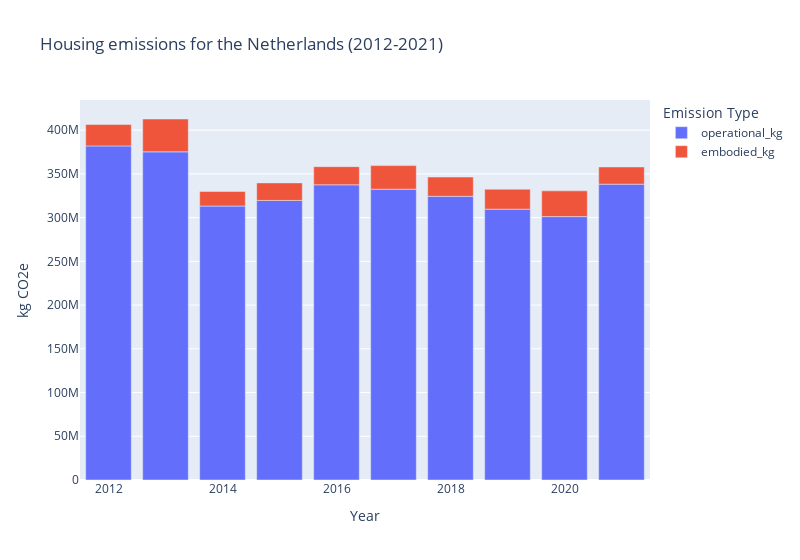

The cell this chart's notebook holds for it:
### Markdown cell above
### Yearly emissions - total, embodied, operational

### Code cell
query = ''' 
SELECT year, SUM(embodied_kg) AS embodied_kg, SUM(operational_kg) AS operational_kg, SUM(embodied_kg + operational_kg) AS total_kg
FROM emissions_all_wijk
GROUP BY year
'''
df = pd.read_sql_query(query, engine)

# px bar chart of embodied and operational emissions
fig = px.bar(df, x='year', y=['operational_kg', 'embodied_kg'], title='Housing emissions for the Netherlands (2012-2021)', 
             labels={'value':'kg CO2e', 'variable':'Emission Type', 'year':'Year'})
fig.update_layout(width=800)
fig.show()

### Figure 1 — Plotly figure (JSON) as saved in the notebook; plotly's stock layout.template omitted (floating-point values rounded to 4 significant figures)
{"data": [{"alignmentgroup": "True", "hovertemplate": "Emission Type=operational_kg<br>Year=%{x}<br>kg CO2e=%{y}<extra></extra>", "legendgroup": "operational_kg", "marker": {"color": "#636efa", "pattern": {"shape": ""}}, "name": "operational_kg", "offsetgroup": "operational_kg", "orientation": "v", "showlegend": true, "textposition": "auto", "type": "bar", "x": [2013, 2021, 2020, 2015, 2014, 2017, 2016, 2019, 2012, 2018], "xaxis": "x", "y": [375200000.0, 338300000.0, 301200000.0, 319664542, 313300000.0, 332523759, 337531671, 309700000.0, 382000000.0, 324400000.0], "yaxis": "y"}, {"alignmentgroup": "True", "hovertemplate": "Emission Type=embodied_kg<br>Year=%{x}<br>kg CO2e=%{y}<extra></extra>", "legendgroup": "embodied_kg", "marker": {"color": "#EF553B", "pattern": {"shape": ""}}, "name": "embodied_kg", "offsetgroup": "embodied_kg", "orientation": "v", "showlegend": true, "textposition": "auto", "type": "bar", "x": [2013, 2021, 2020, 2015, 2014, 2017, 2016, 2019, 2012, 2018], "xaxis": "x", "y": [37547488, 19683320, 29444670, 20070684, 16645896, 26942112, 20753186, 22821812, 24592928, 22009284], "yaxis": "y"}], "layout": {"barmode": "relative", "legend": {"title": {"text": "Emission Type"}, "tracegroupgap": 0}, "title": {"text": "Housing emissions for the Netherlands (2012-2021)"}, "width": 800, "xaxis": {"anchor": "y", "domain": [0, 1], "title": {"text": "Year"}}, "yaxis": {"anchor": "x", "domain": [0, 1], "title": {"text": "kg CO2e"}}}}
